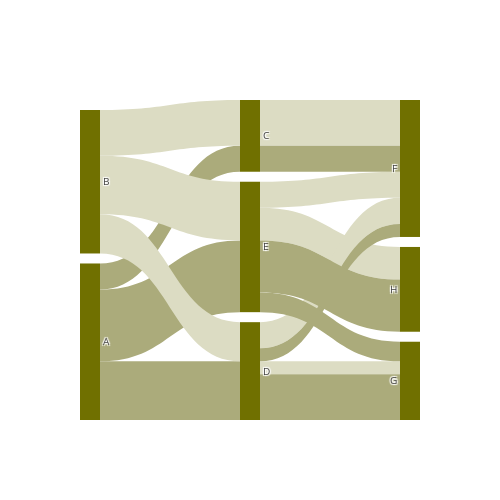

Here is the notebook cell this chart was saved with:
### Code cell
# Plot sankey diagram
import plotly.graph_objs as go
from plotly.offline import download_plotlyjs, init_notebook_mode, plot, iplot
init_notebook_mode(connected=True)
df = pd.DataFrame({'var1': ['B', 'A']*9,
                   'var2': ['E', 'E', 'D', 'D', 'C', 'C']*3,
                   'var3': ['H']*6 + ['G']*6 + ['F']*6,
                   'count': [5, 8, 0, 0, 0, 0, 0, 3, 2, 7, 0, 0, 4, 0, 4, 2, 7, 4]})

df_nodes = pd.DataFrame({'Label': list(set(list(df['var1']) + list(df['var2']) + list(df['var3']))),
                         'Color': value_colors[0]})
df_nodes['ID'] = df_nodes.index

df['Color'] = df['var1'].map({'A': value_colors[1], 'B': value_colors[2]})
df_links1 = df.groupby(['var1', 'var2']).agg('sum')['count'].reset_index().rename({'var1': 'Source', 'var2': 'Target', 'count': 'Value'}, axis=1)
df_links1['Color'] = df_links1['Source'].map({'A': value_colors[1], 'B': value_colors[2]})
df_links2 = df[['var2', 'var3', 'count', 'Color']].rename({'var2': 'Source', 'var3': 'Target', 'count': 'Value'}, axis=1).sort_values('Color', ascending=False)
df_links = pd.concat([df_links1, df_links2], ignore_index=True)
df_links['Target'] = df_links['Target'].map(df_nodes.set_index('Label').to_dict()['ID'])
df_links['Source'] = df_links['Source'].map(df_nodes.set_index('Label').to_dict()['ID'])

data_trace = dict(
    type='sankey',
    domain = dict(
      x =  [0,1],
      y =  [0,1]
    ),
    orientation = "h",
    valueformat = ".0f",
    node = dict(
      pad = 10,
    # thickness = 30,
      line = dict(
        color = "black",
        width = 0
      ),
      label =  df_nodes['Label'].dropna(axis=0, how='any'),
      color = df_nodes['Color']
    ),
    link = dict(
      source = df_links['Source'].dropna(axis=0, how='any'),
      target = df_links['Target'].dropna(axis=0, how='any'),
      value = df_links['Value'].dropna(axis=0, how='any'),
      color = df_links['Color'].dropna(axis=0, how='any'),
  )
)

layout = dict(
    height = 500,
    width=500,
    font = dict(
    size = 10),)

fig = dict(data=[data_trace], layout=layout)
iplot(fig, validate=False)

### Figure 1 — Plotly figure (JSON) as saved in the notebook; plotly's stock layout.template omitted (floating-point values rounded to 4 significant figures)
{"data": [{"domain": {"x": [0, 1], "y": [0, 1]}, "link": {"color": ["#ABAB7B", "#ABAB7B", "#ABAB7B", "#DCDCC3", "#DCDCC3", "#DCDCC3", "#DCDCC3", "#DCDCC3", "#DCDCC3", "#DCDCC3", "#DCDCC3", "#DCDCC3", "#DCDCC3", "#DCDCC3", "#DCDCC3", "#ABAB7B", "#ABAB7B", "#ABAB7B", "#ABAB7B", "#ABAB7B", "#ABAB7B", "#ABAB7B", "#ABAB7B", "#ABAB7B"], "source": [5, 5, 5, 0, 0, 0, 7, 7, 4, 1, 1, 7, 4, 4, 1, 4, 7, 4, 1, 7, 7, 1, 4, 1], "target": [1, 4, 7, 1, 4, 7, 2, 6, 2, 6, 2, 3, 6, 3, 3, 6, 6, 3, 3, 2, 3, 2, 2, 6], "value": [4, 9, 11, 7, 6, 9, 5, 4, 0, 7, 0, 0, 4, 2, 0, 2, 0, 7, 0, 8, 3, 0, 0, 4]}, "node": {"color": ["#707000", "#707000", "#707000", "#707000", "#707000", "#707000", "#707000", "#707000"], "label": ["B", "C", "H", "G", "D", "A", "F", "E"], "line": {"color": "black", "width": 0}, "pad": 10}, "orientation": "h", "type": "sankey", "valueformat": ".0f"}], "layout": {"font": {"size": 10}, "height": 500, "width": 500}}
